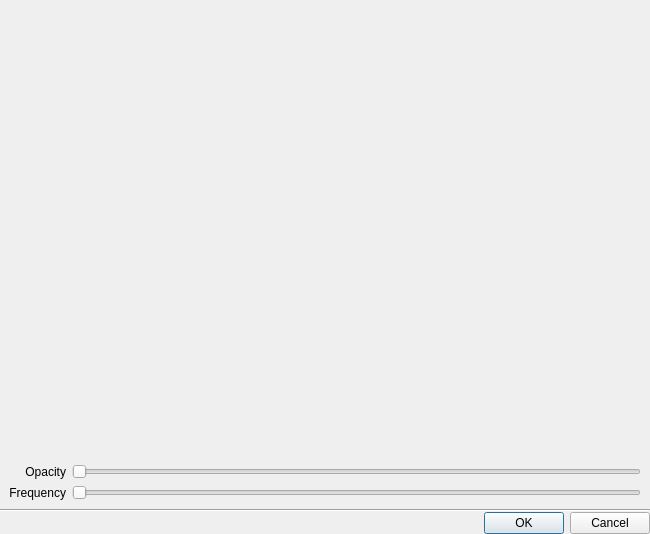
<?xml version="1.0" encoding="UTF-8"?>
<ui version="4.0">
 <class>QnWatermarkPreviewDialog</class>
 <widget class="QDialog" name="QnWatermarkPreviewDialog">
  <property name="geometry">
   <rect>
    <x>0</x>
    <y>0</y>
    <width>650</width>
    <height>534</height>
   </rect>
  </property>
  <property name="windowTitle">
   <string>Watermark preview</string>
  </property>
  <layout class="QVBoxLayout" name="verticalLayout" stretch="1,0,0">
   <property name="spacing">
    <number>0</number>
   </property>
   <property name="leftMargin">
    <number>0</number>
   </property>
   <property name="topMargin">
    <number>0</number>
   </property>
   <property name="rightMargin">
    <number>0</number>
   </property>
   <property name="bottomMargin">
    <number>0</number>
   </property>
   <item>
    <widget class="QWidget" name="centralWidget" native="true">
     <layout class="QGridLayout" name="gridLayout">
      <item row="2" column="1">
       <widget class="QSlider" name="frequencySlider">
        <property name="maximum">
         <number>100</number>
        </property>
        <property name="orientation">
         <enum>Qt::Horizontal</enum>
        </property>
       </widget>
      </item>
      <item row="1" column="1">
       <widget class="QSlider" name="opacitySlider">
        <property name="maximum">
         <number>100</number>
        </property>
        <property name="orientation">
         <enum>Qt::Horizontal</enum>
        </property>
       </widget>
      </item>
      <item row="1" column="0">
       <widget class="QLabel" name="opacityLabel">
        <property name="text">
         <string>Opacity</string>
        </property>
        <property name="alignment">
         <set>Qt::AlignRight|Qt::AlignTrailing|Qt::AlignVCenter</set>
        </property>
        <property name="buddy">
         <cstring>opacitySlider</cstring>
        </property>
       </widget>
      </item>
      <item row="0" column="0" colspan="2">
       <widget class="QLabel" name="image">
        <property name="text">
         <string notr="true"/>
        </property>
       </widget>
      </item>
      <item row="2" column="0">
       <widget class="QLabel" name="frequencyLabel">
        <property name="text">
         <string>Frequency</string>
        </property>
        <property name="alignment">
         <set>Qt::AlignRight|Qt::AlignTrailing|Qt::AlignVCenter</set>
        </property>
        <property name="buddy">
         <cstring>frequencySlider</cstring>
        </property>
       </widget>
      </item>
     </layout>
    </widget>
   </item>
   <item>
    <widget class="Line" name="line">
     <property name="orientation">
      <enum>Qt::Horizontal</enum>
     </property>
    </widget>
   </item>
   <item>
    <widget class="QDialogButtonBox" name="buttonBox">
     <property name="orientation">
      <enum>Qt::Horizontal</enum>
     </property>
     <property name="standardButtons">
      <set>QDialogButtonBox::Cancel|QDialogButtonBox::Ok</set>
     </property>
    </widget>
   </item>
  </layout>
 </widget>
 <resources/>
 <connections/>
</ui>
